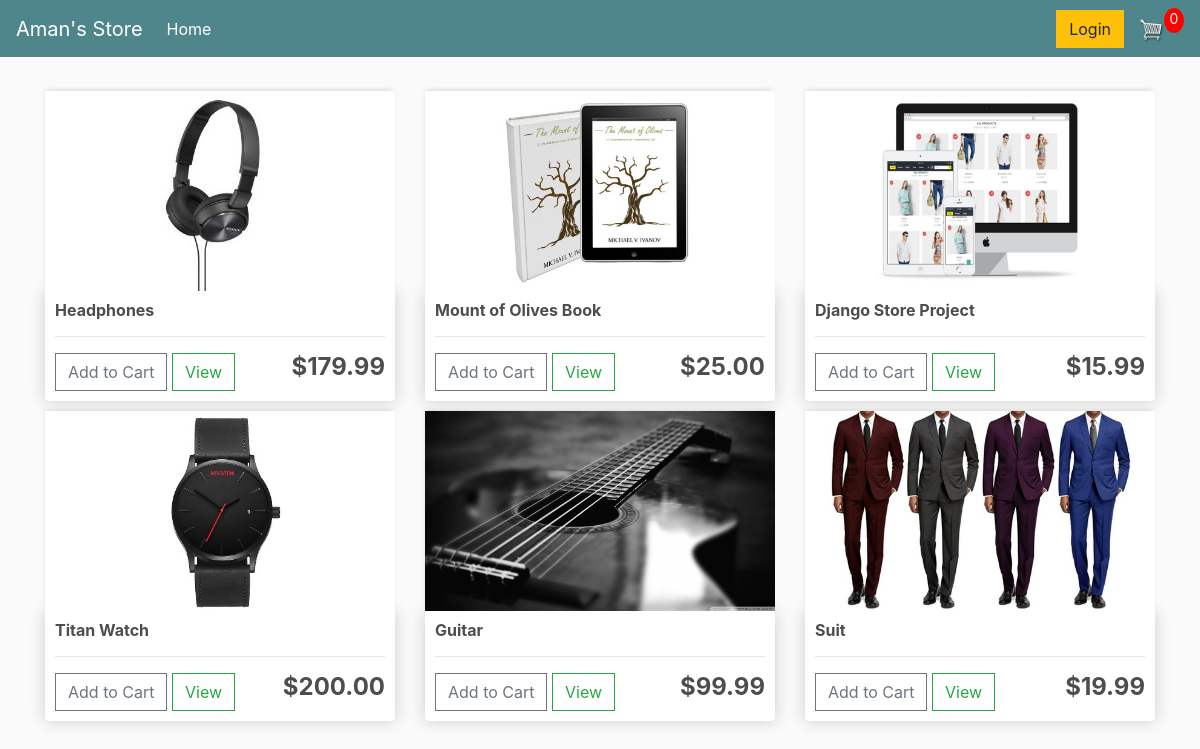
The page / on the database its author committed.
### store/models.py (models this page shows, shortened)
class Product(models.Model):
	name = models.CharField(max_length=200)
	price = models.FloatField()
	digital = models.BooleanField(default=False,null=True, blank=True)
	image = models.ImageField(null=True, blank=True)
	@property
	def imageURL(self):
		try:
			url = self.image.url
		except:
			url = ''
		return url

### store/views.py (the view)
# urls.py: path('', include('store.urls')),
def store(request):
    products = Product.objects.all()
    context = {"products":products}
    return render(request, 'store/store.html', context)

### store/templates/store/store.html
{% extends 'store/main.html' %}
{% load static %}
{% block content %}
<div class="row">
{% for product in products %}
  <div class="col-lg-4">
    <img class="thumbnail" src="{{ product.imageURL }}">
      <div class="box-element product">
        <h6><strong>{{ product.name }}</strong></h6>
        <hr>
        <button data-product={{product.id}} data-action=add
           class="btn btn-outline-secondary add-btn update-cart">Add to Cart
        </button>
        <a class="btn btn-outline-success" href="#">View</a>
        <h4 style="display: inline-block; float: right">
          <strong>${{ product.price|floatformat:2 }}</strong>
        </h4>
      </div>
  </div>
{% endfor %}
</div>
{% endblock content %}

### store/static/store/css/main.css (style rules this page uses)
body { background-color: hsl(0, 0%, 98%); }
h1,h2,h3,h4,h5,h6 { color:hsl(0, 0%, 30%); }
.box-element { box-shadow:hsl(0, 0%, 80%) 0 0 16px; background-color: #fff; border-radius: 4px; padding: 10px; }
.thumbnail { width: 100%; height: 200px; -webkit-box-shadow: -1px -3px 5px -2px rgba(214,214,214,1); -moz-box-shadow: -1px -3px 5px -2px rgba(214,214,214,1); box-shadow: -1px -3px 5px -2px rgba(214,214,214,1); }
.product { border-radius: 0 0 4px 4px; }
.col-lg-4, .col-lg-6, .col-lg-8, .col-lg-12 { margin-top: 10px; }
.btn { border-radius: 0; }

### rows shown on the page
Product: imageURL (picture), name "Headphones", price "179.99"
Product: imageURL (picture), name "Mount of Olives Book", price "25.00"
Product: imageURL (picture), name "Django Store Project", price "15.99"
Product: imageURL (picture), name "Titan Watch", price "200.00"
Product: imageURL (picture), name "Guitar", price "99.99"
Product: imageURL (picture), name "Suit", price "19.99"
